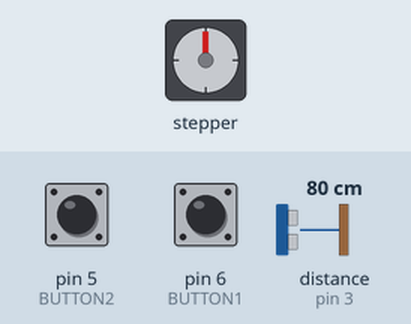
Simulated run of this sketch. Board: Arduino Uno, built with avr-gcc and run on an emulated ATmega328P. Shown: stepper motor. Wiring (inferred from the names in the program): ultrasonic range finder: trigger pin 2; echo pin 3; stepper motor (2048 steps per turn assumed): coils pin 8, pin 9, pin 10, pin 11. The inputs (shaded band) are chosen by the test bench; at power-on: pin 5 (BUTTON2) HIGH, pin 6 (BUTTON1) HIGH, distance to the obstacle (sensor on pin 3) 80 cm. The echo pulse lasts 58.3 µs per cm; what the sketch prints to the serial monitor is not drawn.

Above: at 1.2 s.
1.3 s: pin 5 (BUTTON2) pulled LOW for 0.15 s
At 2.6 s:
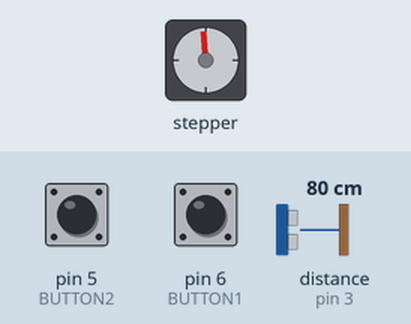
2.9 s: pin 6 (BUTTON1) pulled LOW for 1 s
At 4.6 s:
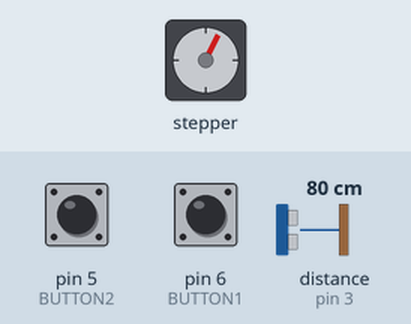
5.9 s: pin 5 (BUTTON2) pulled LOW for 3.2 s
At 10.1 s:
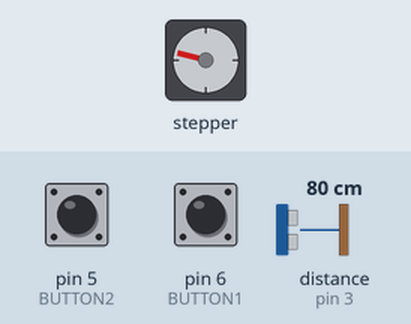
10.6 s: pin 5 (BUTTON2) pulled LOW for 1 s
At 12.3 s:
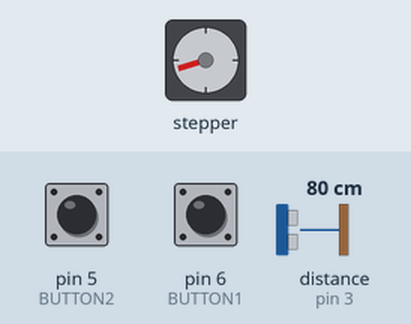
13.6 s: pin 5 (BUTTON2) pulled LOW for 3.2 s
At 18.0 s:
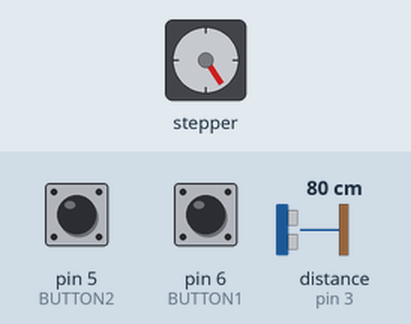
Timing chart, 0 to 19.5 s (numbered marks = the images above; inputs shaded):
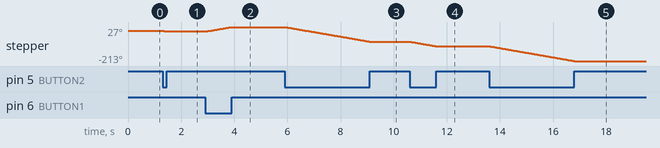

The sketch:

kados.ino
```cpp
// ΟΜΑΔΑ STEAΜ ΓΥΜΝΑΣΙΟΥ ΝΕΑΠΟΛΗΣ ΛΑΣΙΘΙΟΥ

#define A 8
#define B 9
#define C 10
#define D 11
#define NUMBER_OF_STEPS_PER_REV 512

const int BUTTON1 = 6;
const int BUTTON2 = 5;
const int trigPin = 2; // το pin 11 στέλνει τα υπερηχητικά σήματα (triger)
const int echoPin = 3;

long duration; // μεταβλητή που μετράμε το χρόνο που κάνει το σήμα να πάει και να επσιτρέψει
int distance;

int currentState1=99;
int currentState2=99;
void write(int a,int b,int c,int d){
  digitalWrite(A,a);
  digitalWrite(B,b);
  digitalWrite(C,c);
  digitalWrite(D,d);
}

//ένα βήμα μπροστά στον stepper motor
void onestepforward(){
  write(1,0,0,0);
  delay(2);
  write(1,1,0,0);
  delay(2);
  write(0,1,0,0);
  delay(2);
  write(0,1,1,0);
  delay(2);
  write(0,0,1,0);
  delay(2);
  write(0,0,1,1);
  delay(2);
  write(0,0,0,1);
  delay(2);
  write(1,0,0,1);
  delay(2);
}

//ένα βήμα πίσω στον stepper motor
void onestepbackward(){
  write(1,0,0,1);
  delay(2);
  write(0,0,0,1);
  delay(2);
  write(0,0,1,1);
  delay(2);
  write(0,0,1,0);
  delay(2);
  write(0,0,1,0);
  delay(2);
  write(0,1,1,0);
  delay(2);
  write(0,1,0,0);
  delay(2);
  write(1,1,0,0);
  delay(2);
  write(1,0,0,0);
}

void setup() {
  // put your setup code here, to run once:
Serial.begin(9600);

  pinMode(A,OUTPUT);
  pinMode(B,OUTPUT);
  pinMode(C,OUTPUT);
  pinMode(D,OUTPUT);

  pinMode(BUTTON1, INPUT_PULLUP);
  pinMode(BUTTON2, INPUT_PULLUP);

pinMode(trigPin, OUTPUT); // το triger pin είναι OUTPUT αφού στέλνει σήμα
pinMode(echoPin, INPUT); // το echo pin είναι INPUT αφού λαμβάνει σήμα
}

void loop() {
  currentState1 = digitalRead(BUTTON1);
  if (currentState1==LOW)
  {
    onestepforward();
  }
  currentState2 = digitalRead(BUTTON2);
  if (currentState2==LOW)
  {
    onestepbackward();
  }


  // Clears the trigPin
digitalWrite(trigPin, LOW); // σιγουρευόμαστε ότι το trigger δεν στέλνει τίποτα
delayMicroseconds(2);
// Sets the trigPin on HIGH state for 10 micro seconds
digitalWrite(trigPin, HIGH); // στέλνουμε υπερηχητικό σήμα
delayMicroseconds(10); //για 10 μικορδευτερόλεπα
digitalWrite(trigPin, LOW); // σταματάμε να στέλνουμε υπερηχητικό σήμα
// Reads the echoPin, returns the sound wave travel time in microseconds
duration = pulseIn(echoPin, HIGH); //διαβάζουμε το σήμα που έχει επιστρέψει
distance= duration*0.034/2; //υπολογίζουμε την απόσταση σύμφωνα με την θεωρία που είδαμε
// στην προηγούμενη διαφάνεια
Serial.print("Distance: "); //Εκτυπώνουμε στο serial monitor την λέξη distance
Serial.println(distance); //εκτυπώνουμε στο serial monitor την απόσταση που υπολογίσαμε
}
```

Measured:
- after the input at 2.9 s, stepper: turns 31° clockwise in 0.95 s, starting at once
- after the input at 5.9 s, stepper: turns 103° counter-clockwise in 3.2 s, starting at once
- after the input at 10.6 s, stepper: turns 32° counter-clockwise in 0.95 s, starting at once
- after the input at 13.6 s, stepper: turns 105° counter-clockwise in 3.2 s, starting at once
